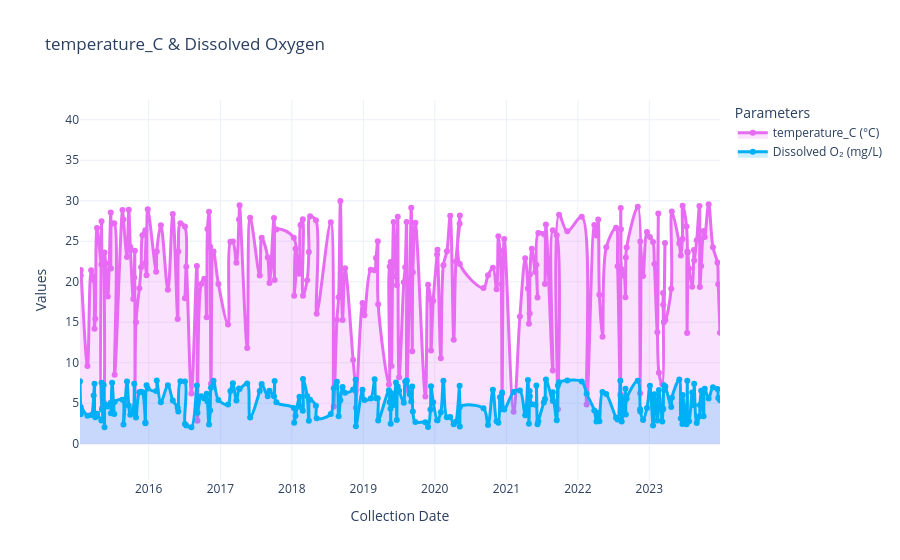

This figure's notebook cell:
### Code cell
import plotly.graph_objects as go

Standardized_format['eventDate'] = pd.to_datetime(Standardized_format['eventDate'], format='%d-%m-%Y', errors='coerce')

clean_data = Standardized_format[(Standardized_format['temperature_C'] != '-') &(Standardized_format['oxygen_concentration_mgL'] != '-')].copy()

clean_data['temperature_C'] = pd.to_numeric(clean_data['temperature_C'], errors='coerce')
clean_data['oxygen_concentration_mgL'] = pd.to_numeric(clean_data['oxygen_concentration_mgL'], errors='coerce')

clean_data = clean_data.sort_values(by="eventDate", ascending=False).reset_index(drop=True)

top10_data = clean_data.head(334)

fig_Temp_and_O2 = go.Figure()

fig_Temp_and_O2.add_trace(go.Scatter(x=top10_data['eventDate'],y=top10_data['temperature_C'],mode='lines+markers',name='temperature_C (°C)',line=dict(color='rgba(231,107,243,1)', width=3, shape="spline"),marker=dict(size=6),fill='tozeroy',fillcolor='rgba(231,107,243,0.2)'))

fig_Temp_and_O2.add_trace(go.Scatter(x=top10_data['eventDate'],y=top10_data['oxygen_concentration_mgL'],mode='lines+markers',name='Dissolved O₂ (mg/L)',line=dict(color='rgba(0,176,246,1)', width=3, shape="spline"),marker=dict(size=6),fill='tozeroy',fillcolor='rgba(0,176,246,0.2)'))

fig_Temp_and_O2.update_layout(title="temperature_C & Dissolved Oxygen",xaxis_title="Collection Date",yaxis_title="Values",template="plotly_white",legend=dict(title="Parameters"))

### Figure 1 — Plotly figure (JSON) as saved in the notebook; plotly's stock layout.template omitted (floating-point values rounded to 4 significant figures; data arrays with more than 128 entries replaced by an {"elided": "..."} marker saying what was removed)
{"data": [{"fill": "tozeroy", "fillcolor": "rgba(231,107,243,0.2)", "line": {"color": "rgba(231,107,243,1)", "shape": "spline", "width": 3}, "marker": {"size": 6}, "mode": "lines+markers", "name": "temperature_C (°C)", "type": "scatter", "x": {"elided": "334 str values"}, "y": {"elided": "334 float values"}}, {"fill": "tozeroy", "fillcolor": "rgba(0,176,246,0.2)", "line": {"color": "rgba(0,176,246,1)", "shape": "spline", "width": 3}, "marker": {"size": 6}, "mode": "lines+markers", "name": "Dissolved O₂ (mg/L)", "type": "scatter", "x": {"elided": "334 str values"}, "y": {"elided": "334 float values"}}], "layout": {"legend": {"title": {"text": "Parameters"}}, "title": {"text": "temperature_C & Dissolved Oxygen"}, "xaxis": {"title": {"text": "Collection Date"}}, "yaxis": {"title": {"text": "Values"}}}}
